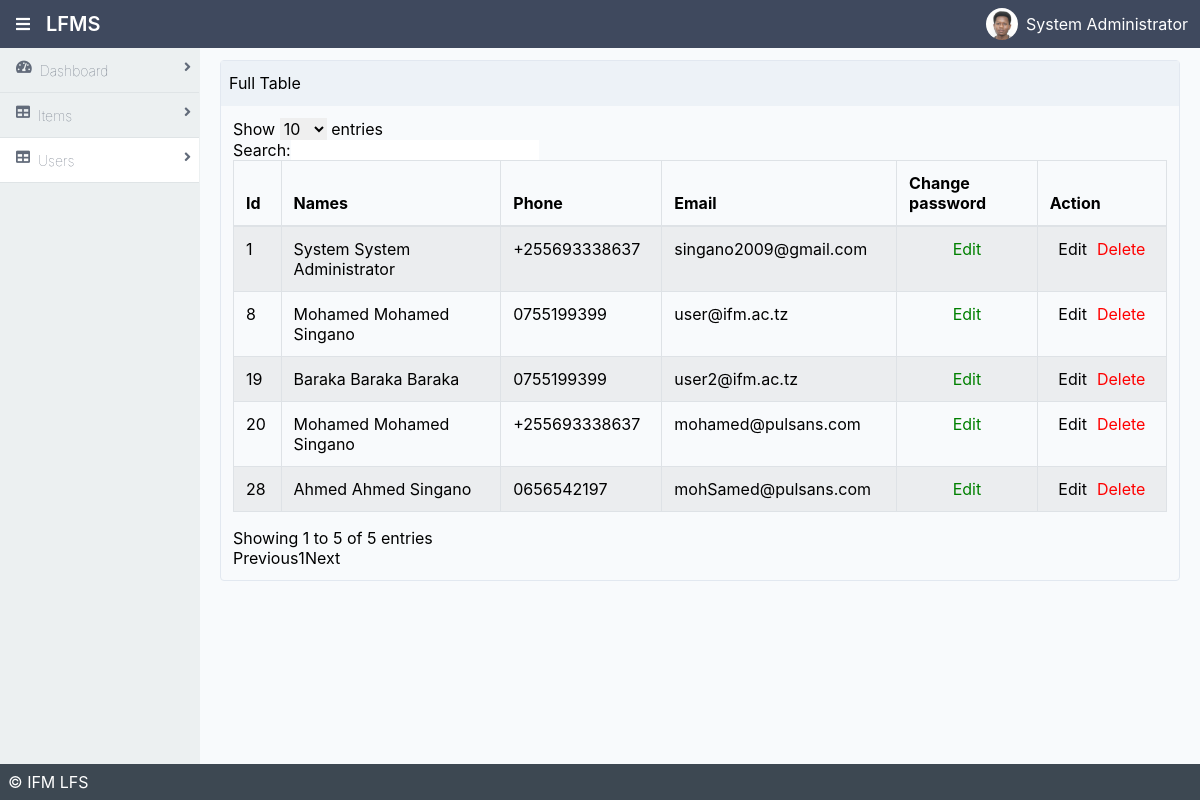
Screenshot of /admin/users.php?error=errorchangingpassword (signed in) with the database file from the repository.
### tables this page shows
CREATE TABLE `users` (
  `id` int(11) NOT NULL AUTO_INCREMENT,
  `username` varchar(50) DEFAULT NULL,
  `email` varchar(50) DEFAULT NULL,
  `password` varchar(50) DEFAULT NULL,
  `first_name` varchar(50) DEFAULT NULL,
  `middle_name` varchar(50) DEFAULT NULL,
  `lastname` varchar(50) DEFAULT NULL,
  `student_id` varchar(50) DEFAULT NULL,
  `phone` varchar(50) DEFAULT NULL,
  `role` int(11) DEFAULT NULL,
  `resetcode` int(11) DEFAULT NULL,
  `resettoken` varchar(50) DEFAULT NULL,
  `expireat` int(50) DEFAULT NULL,
  `verifytoken` varchar(255) DEFAULT NULL,
  `verified` int(11) DEFAULT 0,
  `code` varchar(50) DEFAULT NULL,
  PRIMARY KEY (`id`)
);

### admin/users.php (the view, shortened to what this page needs)
<!DOCTYPE html>
<html lang="en">
<head>
<link rel='stylesheet' href='https://cdn.datatables.net/1.10.12/css/dataTables.bootstrap.min.css'>
<link rel='stylesheet' href='https://cdn.datatables.net/buttons/1.2.2/css/buttons.bootstrap.min.css'><link rel="stylesheet" href="./style.css">
    <link rel="stylesheet" href="./dist/styles.css">
    <link rel="stylesheet" href="./dist/all.css">
</head>
<body>
<div class="mx-auto bg-grey-lightest">
    <div class="min-h-screen flex flex-col">
        <header class="bg-nav">
            <div class="flex justify-between">
                <div class="p-1 mx-3 inline-flex items-center">
                    <i class="fas fa-bars pr-2 text-white" onclick="sidebarToggle()"></i>
                    <h1 class="text-white p-2">LFMS</h1>
                </div>
                <div class="p-1 flex flex-row items-center">
                    <img onclick="profileToggle()" class="inline-block h-8 w-8 rounded-full" src="dist/images/download.php@1x_1.jpg" alt="">
                    <?php
                    if(isset($_SESSION['role']) && $_SESSION['role'] == '1'){
                        $names = $_SESSION['first_name'].' '.$_SESSION['lastname'];
                        echo '<a href="#" onclick="profileToggle()" class="text-white p-2 no-underline hidden md:block lg:block">'.$names.'</a>';
                    }
                    ?>
                </div>
            </div>
        </header>
        <div class="flex flex-1">
            <aside id="sidebar" class="bg-side-nav w-1/2 md:w-1/6 lg:w-1/6 border-r border-side-nav hidden md:block lg:block">
                <ul class="list-reset flex flex-col">
                    <li class=" w-full h-full py-3 px-2 border-b border-light-border">
                        <a href="index.php"
                           class="font-sans font-hairline hover:font-normal text-sm text-nav-item no-underline">
                            <i class="fas fa-tachometer-alt float-left mx-2"></i>
                            Dashboard
                            <span><i class="fas fa-angle-right float-right"></i></span>
                        </a>
                    </li>
                    <li class="w-full h-full py-3 px-2 border-b border-light-border">
                        <a href="items.php"
                           class="font-sans font-hairline hover:font-normal text-sm text-nav-item no-underline">
                            <i class="fas fa-table float-left mx-2"></i>
                            Items
                            <span><i class="fa fa-angle-right float-right"></i></span>
                        </a>
                    </li>
                    <li class="w-full h-full py-3 px-2 border-b border-light-border bg-white">
                        <a href="users.php"
                           class="font-sans font-hairline hover:font-normal text-sm text-nav-item no-underline">
                            <i class="fas fa-table float-left mx-2"></i>
                            Users
                            <span><i class="fa fa-angle-right float-right"></i></span>
                        </a>
                    </li>
                        </ul>
            </aside>
            <main class="bg-white-500 flex-1 p-3 overflow-hidden">
                <div class="flex flex-col">
                    <div class="flex flex-1  flex-col md:flex-row lg:flex-row mx-2">
                        <div class="mb-2 border-solid border-gray-300 rounded border shadow-sm w-full">
                            <div class="bg-gray-200 px-2 py-3 border-solid border-gray-200 border-b">
                                Full Table
                            </div>
                            <div class="p-3">
                                <table id="example" class="table table-striped table-bordered" cellspacing="0" width="100%">
                                    <thead>
                                        <tr>
                                            <th>Id</th>
                                            <th>Names</th>
                                            <th>Phone</th>
                                            <th>Email</th>
                                            <th>Change password</th>
                                            <th>Action</th>
                                        </tr>
                                    </thead>
                                    <tbody>
                                    <?php
                                            include '../helpers/dbcon.inc.php';
                                            $sql = "SELECT * FROM users";
                                            $res = $conn->query($sql);
                                            while($row = mysqli_fetch_assoc($res)){
                                                $id = $row['id'];
                                                $email =  $row['email'];
                                                $names = $row['first_name'] . ' ' . $row['first_name'] .' '. $row['lastname'];
                                                $phone = $row['phone'];
                                                echo "<tr>
                                                <td>$id</td>
                                                <td>$names</td>
                                                <td>$phone</td>
                                                <td>$email</td>
                                                <td>
                                                <div class='button-container'>
                                                <a href='#' style='color:green'><button>Edit</button></a>
                                                </div>
                                                </td>
                                                <td>
                                                <div class='button-container'>
                                                <a href='#'><button>Edit</button></a>
                                                <a href='deleteuser.php?id=$id' style='color:red'><button>Delete</button></a>
                                                </div>
                                                </td>
                                                </tr>";
                                            }
                                            ?>
                                    </tbody>
                                </table>
                            </div>
                        </div>
                    </div>
                </div>
            </main>
        </div>
        <footer class="bg-grey-darkest text-white p-2">
        <div class="flex flex-1 mx-auto">&copy; IFM LFS</div>
        </footer>
    </div>
</div>
</body>
</html>

### admin/style.css (style rules this page uses)
body { margin:2em; }

### admin/users.php (style rules this page uses)
.button-container { display: flex; justify-content: center; }
.button-container button { margin: 0 5px; }

### rows the page displays
users: id "1", names "System System Administrator", phone "+255693338637", email "singano2009@gmail.com"
users: id "8", names "Mohamed Mohamed Singano", phone "0755199399", email "user@ifm.ac.tz"
users: id "19", names "Baraka Baraka Baraka", phone "0755199399", email "user2@ifm.ac.tz"
users: id "20", names "Mohamed Mohamed Singano", phone "+255693338637", email "mohamed@pulsans.com"
users: id "28", names "Ahmed Ahmed Singano", phone "0656542197", email "mohSamed@pulsans.com"

### other values shown
$names "System Administrator"
